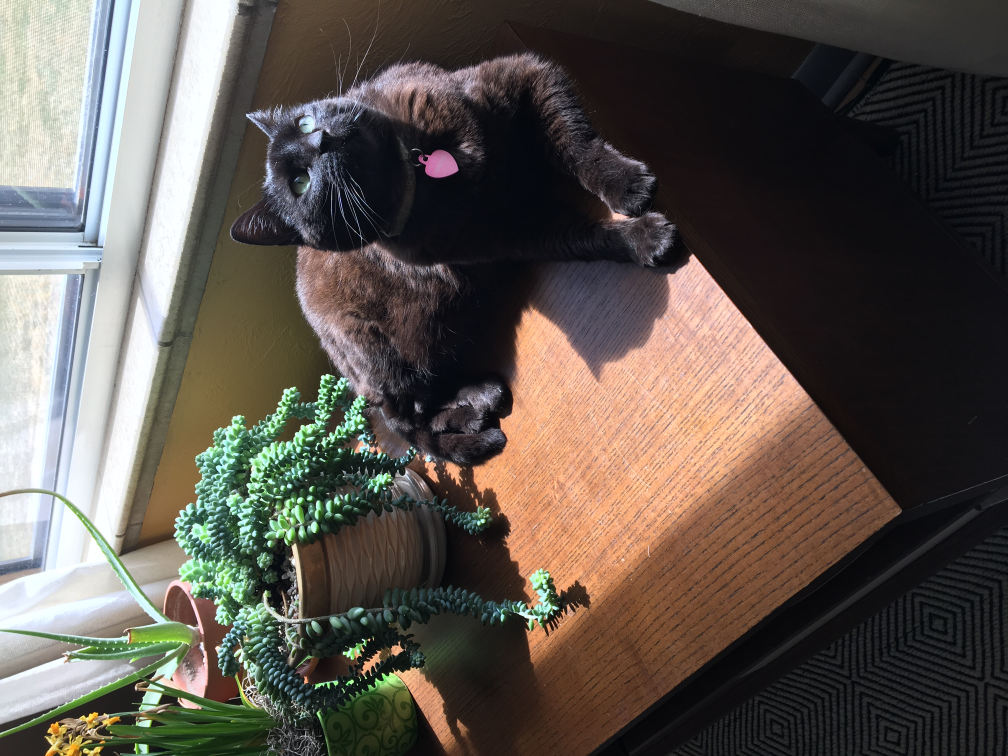
#> input picture ImageReconstruction/TestImages/kitty.JPG, 4032 x 3024 px, found by its file name (shown at 1/4 size)
$ jupyter execute reconstruction1kitty.ipynb   (shell and % lines are left out)
#> lines starting #> are read from the running program, lines starting #| are printed output that depends on the picture
[cell 1]
# Our image frag and shuffle worked out. Time to import that work here and build a starter
# reconstruction algo (we'll refine the strategy after a simple, naive-ish approach)

# Importing tools
from PIL import Image, ImageFilter
import numpy as np
from numpy import random
import math

# Reading image from .jpg data
im = Image.open( 'TestImages/kitty.jpg' ).rotate(-90)
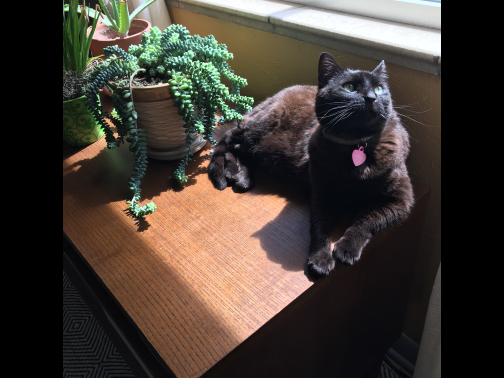
#> im: PIL image 4032x3024 RGB (shown at 1/8 size); mean R, G, B 66.5, 58.5, 51.3

# Optional original image visualization in-notebook
#im

[cell 2]
# converting image data to numpy array
pix = np.array(im);

# We've noticed that the rotated (kitty trial) image has a padded black border,
# which we want to remove (hard-coded here) for reconstruction (artificial original
# border = ability to 'cheat' the reconstruction algo!)
RL = 0
RU = 3024
CL = 550
CU = 3500
pixCropped = pix[RL:RU,CL:CU,0:3]
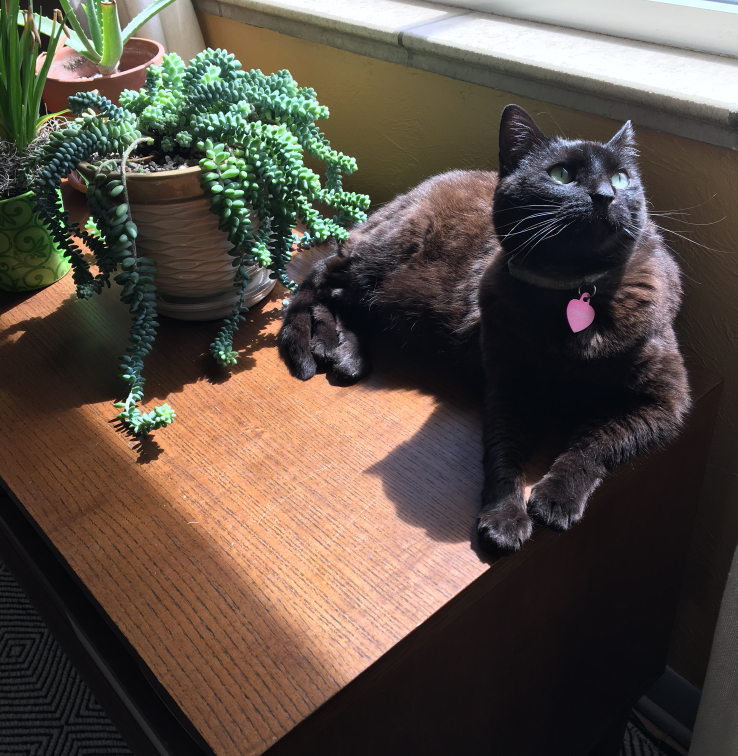
#> pixCropped: shape (3024, 2950, 3) (shown at 1/4 size); mean R, G, B 89.5, 78.6, 68.9

# optional image conversion and printing of cropped image data
imCropped = Image.fromarray(pixCropped,'RGB')
#imCropped

[cell 3]
# Now we want to let the user/test administrator pick a number of
# row partitions and column partitions for fragging the image.

# test administrator-defined partitions
rowPartitions = 5
colPartitions = 3

# storing values for # total rows, cols (pixels)
pixelRows = pixCropped.shape[0];
pixelCols = pixCropped.shape[1];

# row, column length of partitions
rowInterval = math.ceil(pixelRows/rowPartitions);
colInterval = math.ceil(pixelCols/colPartitions);

#(optional) preparing and printing a preliminary impression of partitioning
pixPartitioned1 = np.copy(pixCropped)

# row partitions
for i in range(1,rowPartitions):
    rowBegin = i*rowInterval-4
    rowEnd   = i*rowInterval+5
    pixPartitioned1[rowBegin:rowEnd,:,:] = 255

# column partitions
for j in range(1,colPartitions):
    colBegin = j*colInterval-4
    colEnd   = j*colInterval+5
    pixPartitioned1[:,colBegin:colEnd,:] = 255
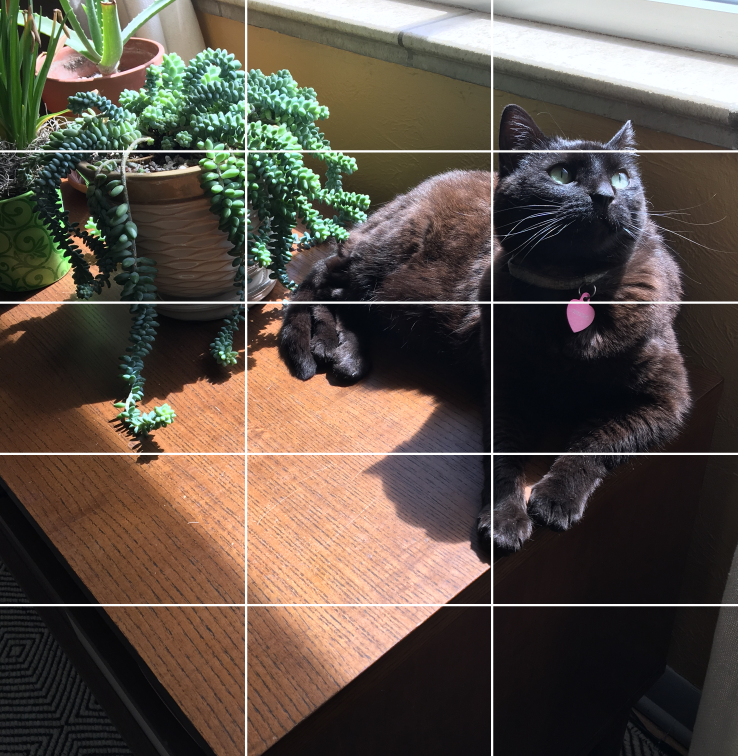
#> pixPartitioned1: shape (3024, 2950, 3) (shown at 1/4 size); mean R, G, B 92.4, 81.8, 72.3

# printing out a concept illustration of the fragmentation
imPartitioned1 = Image.fromarray(pixPartitioned1)
#imPartitioned1

[cell 4]
# determining number of total image fragments based on user input
numFragments = rowPartitions*colPartitions

# we can shuffle these flattened indices with a random permutation:
shufFragIndices = np.random.permutation(numFragments)

# now we'll define our overlap and offsets.
offsetMax = 2

overlapPix = 10

# ensuring overlap algo will work (sufficient overlap for offsets)
overlapPix = max(overlapPix,3*offsetMax)

# using these parameters, we'll define an array of x,y pixel
# offsets for each image fragment
xyOffsets = np.random.randint(2*offsetMax+1,size=(numFragments,2))-offsetMax
#xyOffsets

[cell 5]
# We'll initialize and fill a 4-D (!) array to handle all the frags in the shuffled
# order given by shufFragIndices.
pixFrags = np.zeros((numFragments,rowInterval + 2*overlapPix,colInterval + 2*overlapPix,3),dtype='uint8')

for i in range(0,numFragments):
    # block indices for starting fragmentation
    blockRowInd = shufFragIndices[i] // colPartitions
    blockColInd = shufFragIndices[i] % colPartitions

    # defining part of original image given over to fragment 'i'
    # (including overlap and x/y offset)
    startRow = blockRowInd*rowInterval - overlapPix + xyOffsets[i,0]
    endRow = startRow + rowInterval + 2*overlapPix
    startCol = blockColInd*colInterval - overlapPix + xyOffsets[i,1]
    endCol = startCol + colInterval + 2*overlapPix

    # culling interval back in the case of original image overflow/underflow
    if startRow < 0:
        startRow = abs(xyOffsets[i,0])
        endRow = rowInterval + 2*overlapPix + abs(xyOffsets[i,0])
    elif endRow > pixCropped.shape[0]:
        startRow = pixCropped.shape[0] - rowInterval - 2*overlapPix - abs(xyOffsets[i,0])
        endRow = pixCropped.shape[0] - abs(xyOffsets[i,0])

    if startCol < 0:
        startCol = abs(xyOffsets[i,1])
        endCol = colInterval + 2*overlapPix + abs(xyOffsets[i,1])
    elif endCol > pixCropped.shape[1]:
        startCol = pixCropped.shape[1] - colInterval - 2*overlapPix - abs(xyOffsets[i,1])
        endCol = pixCropped.shape[1] - abs(xyOffsets[i,1])

    # now we fill in pixFrags (preallocated shape) with shuffled and offset data from
    # pixCropped.
    pixFrags[i,:,:,:] = pixCropped[startRow:endRow,startCol:endCol,:]

[cell 6]
# (Optional) We can now assemble a shuffled view of the original photo!
pixShuffled = np.zeros((rowInterval*rowPartitions,colInterval*colPartitions,3),dtype = 'uint8')

for i in range(0,numFragments):
    blockRowInd = i // colPartitions
    blockColInd = i % colPartitions

    startRow = rowInterval*blockRowInd
    endRow = startRow + rowInterval

    startCol = colInterval*blockColInd
    endCol = startCol + colInterval

    fragRS = overlapPix
    fragRE = rowInterval + overlapPix

    fragCS = overlapPix
    fragCE = colInterval + overlapPix

    pixShuffled[startRow:endRow,startCol:endCol,:] = pixFrags[i,fragRS:fragRE,fragCS:fragCE,:]
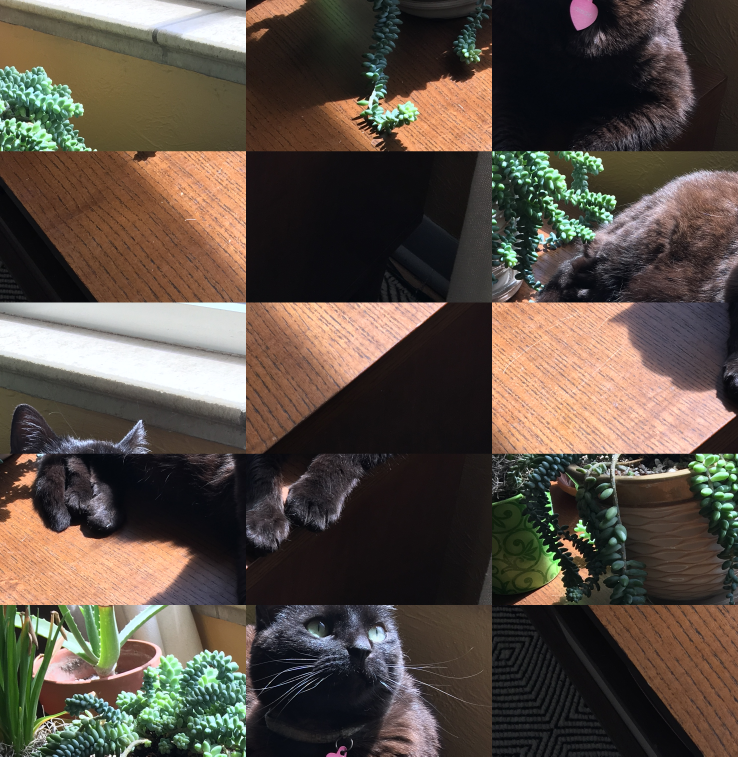
#> pixShuffled: shape (3025, 2952, 3) (shown at 1/4 size); mean of channels 0, 1, 2 89.5, 78.6, 68.8; drawn as R, G, B
#> (the rest of the program and of its run is left out)
